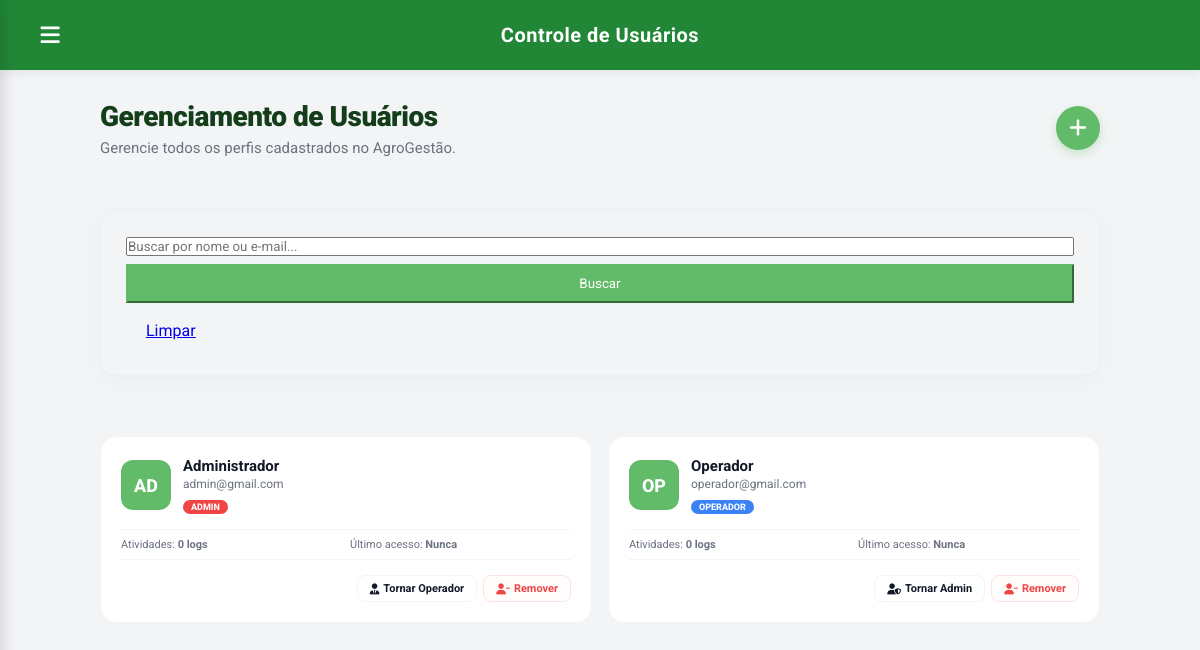
Screenshot of /ProducaoVegetal/admin_usuarios.php (signed in) with the database file from the repository.
### tables this page shows
CREATE TABLE IF NOT EXISTS `usuarios` (
  `id_usuario`  INT(11)      NOT NULL AUTO_INCREMENT,
  `nome`        VARCHAR(100) NOT NULL,
  `email`       VARCHAR(120) NOT NULL,
  `senha`       VARCHAR(255) NOT NULL,    
  `foto_perfil` VARCHAR(255)     DEFAULT NULL,
  `perfil`      VARCHAR(50)      DEFAULT 'operador',
  PRIMARY KEY (`id_usuario`),
  UNIQUE KEY `email` (`email`)
);

### ProducaoVegetal/auth.php (called while the page is built, shortened)
<?php
function obter_iniciais($nome) {
    $nomes = explode(' ', trim($nome));
    $iniciais = 'U';
    if (count($nomes) > 1) {
        $iniciais = strtoupper($nomes[0][0] . $nomes[count($nomes) - 1][0]);
    } else if (!empty($nomes[0])) {
        $iniciais = strtoupper(substr($nomes[0], 0, 2));
    }
    return $iniciais;
}
?>

### ProducaoVegetal/admin_usuarios.php (the view, shortened to what this page needs)
<?php
require_once '../Banco/conexao.php';
require_once 'auth.php';
$id_usuario_logado = $_SESSION['user_id'];
$busca = isset($_GET['busca']) ? trim($_GET['busca']) : '';
$where_sql = "1=1";
$q_users = $conn->query("
    SELECT u.id_usuario, u.nome, u.email, u.perfil, u.foto_perfil,
           (SELECT COUNT(*) FROM log l WHERE l.id_usuario = u.id_usuario) AS n_logs,
           (SELECT MAX(l.data_operacao) FROM log l WHERE l.id_usuario = u.id_usuario) AS ultima_atividade
    FROM usuarios u
    WHERE $where_sql
    ORDER BY u.perfil ASC, u.nome ASC
");
$usuarios = $q_users ? $q_users->fetch_all(MYSQLI_ASSOC) : [];
?>
<!DOCTYPE html>
<html lang="pt-BR">
<head>
    <link rel="stylesheet" href="https://cdnjs.cloudflare.com/ajax/libs/font-awesome/6.4.0/css/all.min.css">
    <link rel="stylesheet" href="style.css">
</head>
<body>
<div class="app-layout">
    <div class="main-wrapper">
        <header class="topbar">
            <div class="topbar-left">
                <button class="menu-btn" onclick="toggleMenu()"><i class="fa-solid fa-bars"></i></button>
                <div class="topbar-title">Controle de Usuários</div>
            </div>
        </header>
        <main class="main-content">
            <div class="content-wrapper">
                <div class="page-header" style="display:flex; justify-content:space-between; align-items:center;">
                    <div>
                        <h1>Gerenciamento de Usuários</h1>
                        <p>Gerencie todos os perfis cadastrados no AgroGestão.</p>
                    </div>
                    <button class="btn-novo-usuario" onclick="abrirNovoUsuario()" title="Novo Usuário"><i class="fa-solid fa-plus"></i></button>
                </div>
                <div class="report-card" style="margin-bottom: 20px;">
                    <form method="GET" action="admin_usuarios.php" style="display:flex; gap:8px;">
                        <input type="text" name="busca" class="filter-input" style="flex:1;" placeholder="Buscar por nome ou e-mail..." value="<?php echo htmlspecialchars($busca); ?>">
                        <button type="submit" class="btn-export" style="background:var(--primary-green); color:white; border-color:var(--primary-green); padding:10px 20px;">
                            Buscar
                        </button>
                        <a href="admin_usuarios.php" class="btn-export" style="padding:10px 20px; display:inline-flex; align-items:center;">
                            Limpar
                        </a>
                    </form>
                </div>
                <div class="user-grid">
                    <?php if (empty($usuarios)): ?>
                        <div class="empty-state" style="grid-column: 1 / -1;">Nenhum usuário encontrado.</div>
                    <?php else: ?>
                        <?php foreach ($usuarios as $u):
                            $iniciais = obter_iniciais($u['nome']);
                        ?>
                            <div class="user-card">
                                <div class="user-header">
                                    <div class="user-avatar">
                                        <?php if (!empty($u['foto_perfil'])): ?>
                                            <img src="<?php echo htmlspecialchars($u['foto_perfil']); ?>" alt="Foto">
                                        <?php else: ?>
                                            <?php echo htmlspecialchars($iniciais); ?>
                                        <?php endif; ?>
                                    </div>
                                    <div class="user-meta">
                                        <h4><?php echo htmlspecialchars($u['nome']); ?></h4>
                                        <p><?php echo htmlspecialchars($u['email']); ?></p>
                                        <div style="margin-top: 4px;">
                                            <span class="perfil-badge badge-<?php echo $u['perfil']; ?>"><?php echo $u['perfil'] === 'admin' ? 'Admin' : ucfirst($u['perfil']); ?></span>
                                        </div>
                                    </div>
                                </div>
                                <div class="user-stats">
                                    <div>Atividades: <strong><?php echo $u['n_logs']; ?> logs</strong></div>
                                    <div>Último acesso: <strong><?php echo $u['ultima_atividade'] ? date('d/m H:i', strtotime($u['ultima_atividade'])) : 'Nunca'; ?></strong></div>
                                </div>
                                <div class="user-actions">
                                    <?php if ($u['id_usuario'] !== $id_usuario_logado): ?>
                                        <?php if ($u['perfil'] === 'operador'): ?>
                                            <a href="admin_usuarios.php?action=tornar_admin&id=<?php echo $u['id_usuario']; ?>&busca=<?php echo urlencode($busca); ?>" class="btn-act btn-act-role">
                                                <i class="fa-solid fa-user-shield"></i> Tornar Admin
                                            </a>
                                        <?php elseif ($u['perfil'] === 'admin'): ?>
                                            <a href="admin_usuarios.php?action=tornar_operador&id=<?php echo $u['id_usuario']; ?>&busca=<?php echo urlencode($busca); ?>" class="btn-act btn-act-role">
                                                <i class="fa-solid fa-user-tie"></i> Tornar Operador
                                            </a>
                                        <?php endif; ?>
                                        <a href="admin_usuarios.php?action=delete&id=<?php echo $u['id_usuario']; ?>&busca=<?php echo urlencode($busca); ?>" class="btn-act btn-act-del" onclick="return confirm('Deseja realmente remover este usuário?')">
                                            <i class="fa-solid fa-user-minus"></i> Remover
                                        </a>
                                    <?php else: ?>
                                        <span style="font-size: 11px; color: var(--text-gray); font-style: italic;">Sem ações disponíveis</span>
                                    <?php endif; ?>
                                </div>
                            </div>
                        <?php endforeach; ?>
                    <?php endif; ?>
                </div>
            </div>
        </main>
    </div>
</div>
</body>
</html>

### ProducaoVegetal/admin_usuarios.php (style rules this page uses)
.user-grid { display: grid; grid-template-columns: repeat(auto-fit, minmax(300px, 1fr)); gap: 16px; margin-top: 16px; }
.user-card { background: var(--card-bg); border: 1px solid var(--border-color); border-radius: 16px; padding: 20px; display: flex; flex-direction: column; gap: 15px; position: relative; transition: transform .2s, box-shadow .2s; }
.user-header { display: flex; gap: 12px; align-items: center; }
.user-avatar { width: 50px; height: 50px; border-radius: 12px; overflow: hidden; background: var(--primary-green); color: white; display: flex; justify-content: center; align-items: center; font-size: 18px; font-weight: 800; }
.user-meta { flex: 1; min-width: 0; }
.user-meta h4 { font-size: 15px; color: var(--text-main); font-weight: 700; margin: 0 0 2px; }
.user-meta p { font-size: 12px; color: var(--text-gray); margin: 0; }
.perfil-badge { display: inline-block; padding: 2px 8px; border-radius: 20px; font-size: 9px; font-weight: 800; text-transform: uppercase; color: white; }
.badge-admin { background: #ef4444; }
.badge-operador { background: #3b82f6; }
.user-stats { display: grid; grid-template-columns: 1fr 1fr; gap: 8px; font-size: 11px; color: var(--text-gray); border-top: 1px solid var(--border-color); border-bottom: 1px solid var(--border-color); padding: 8px 0; }
.user-actions { display: flex; gap: 6px; justify-content: flex-end; }
.btn-act { padding: 6px 12px; border-radius: 8px; font-size: 11px; font-weight: 700; border: 1.5px solid; cursor: pointer; text-decoration: none; display: inline-flex; align-items: center; gap: 4px; transition: all .2s; }
.btn-act-role { border-color: var(--border-color); color: var(--text-main); background: transparent; }
.btn-act-del { border-color: #fee2e2; color: #ef4444; background: #fee2e220; }
.btn-novo-usuario { background-color: var(--primary-green); color: white; border: none; border-radius: 50%; width: 44px; height: 44px; font-size: 20px; cursor: pointer; display: flex; align-items: center; justify-content: center; box-shadow: 0 4px 10px rgba(97, 187, 104, 0.3); transition: all 0.2s ease; }

### rows the page displays
usuarios: nome "AD", nome "Administrador", email "admin@gmail.com", perfil "ADMIN", n_logs "0"
usuarios: nome "OP", nome "Operador", email "operador@gmail.com", perfil "OPERADOR", n_logs "0"
